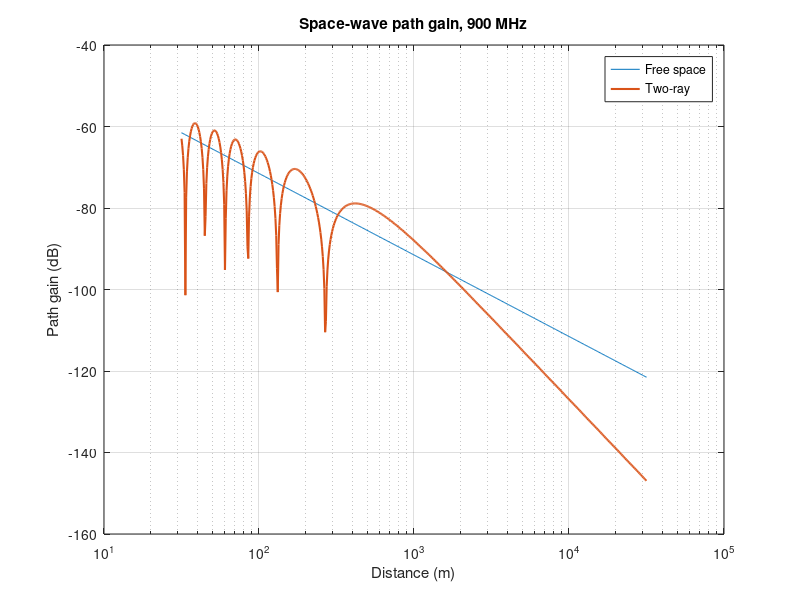

MATLAB code to generate this figure: (Note: this script raises an error after producing the figure.)
%% Exp 18 : Space wave propagation - Friis free space vs two-ray ground reflection
clc; clear; close all;

c = 3e8; f = 900e6; lam = c/f;                 % 900 MHz
h1 = 30; h2 = 1.5; Pt = 1; Gt = 1; Gr = 1;     % antenna heights (m), power (W), gains
d  = logspace(1.5,4.5,600);                    % distance (m)

model = @(d,h1,h2) deal( Pt*Gt*Gr*(lam./(4*pi*d)).^2, ...
    Pt*Gt*Gr*(lam./(4*pi*sqrt(d.^2+(h1-h2)^2))).^2 .* ...
    abs(1 - exp(-1j*2*pi*(sqrt(d.^2+(h1+h2)^2)-sqrt(d.^2+(h1-h2)^2))/lam)).^2 );   % Gamma = -1
[Pfs,Ptr] = model(d,h1,h2);

figure; semilogx(d,10*log10(Pfs/Pt),d,10*log10(Ptr/Pt),'LineWidth',1.5); grid on;
xlabel('Distance (m)'); ylabel('Path gain (dB)'); legend('Free space','Two-ray'); title('Space-wave path gain, 900 MHz');
d_b = 4*h1*h2/lam;  xline(d_b,'--k','d_b');

%% Breakpoint and radio horizons
dh_1  = 3.57*(sqrt(h1)+sqrt(h2));              % k = 1   (km)
dh_43 = 4.12*(sqrt(h1)+sqrt(h2));              % k = 4/3 (km)
fprintf('Wavelength = %.4f m\nBreakpoint d_b = 4*h1*h2/lambda = %.1f m\n', lam, d_b);
fprintf('Radio horizon k=1   : %.2f km\nRadio horizon k=4/3 : %.2f km\n', dh_1, dh_43);

%% Table at specified distances
ds = [100 500 1000 2000 5000];
[Pf,Pt2] = model(ds,h1,h2);
fprintf('\n d(m)    FSPL(dB)   Two-ray PL(dB)   Difference(dB)\n');
for i = 1:numel(ds)
    fprintf('%6d %10.2f %14.2f %14.2f\n', ds(i), -10*log10(Pf(i)/Pt), -10*log10(Pt2(i)/Pt), 10*log10(Pf(i)/Pt2(i)));
end

%% Effect of antenna heights (two-ray curves)
figure; hold on; grid on; set(gca,'XScale','log');
hs = [10 1.5; 30 1.5; 30 5; 60 5];
for i = 1:size(hs,1)
    [~,Pr] = model(d,hs(i,1),hs(i,2));
    plot(d,10*log10(Pr/Pt),'LineWidth',1.2,'DisplayName',sprintf('h_1=%g m, h_2=%g m',hs(i,1),hs(i,2)));
end
[Pf0,~] = model(d,h1,h2); plot(d,10*log10(Pf0/Pt),'k--','DisplayName','Free space');
xlabel('Distance (m)'); ylabel('Path gain (dB)'); legend('Location','southwest'); title('Effect of antenna heights');

%% Slope beyond breakpoint (should be ~ 40 dB/decade)
[~,Pr] = model(d,h1,h2); idx = d > 3*d_b;
pf = polyfit(log10(d(idx)),10*log10(Pr(idx)/Pt),1);
fprintf('\nTwo-ray mean slope beyond d_b ~ %.1f dB/decade (free space = -20 dB/decade)\n', pf(1));
